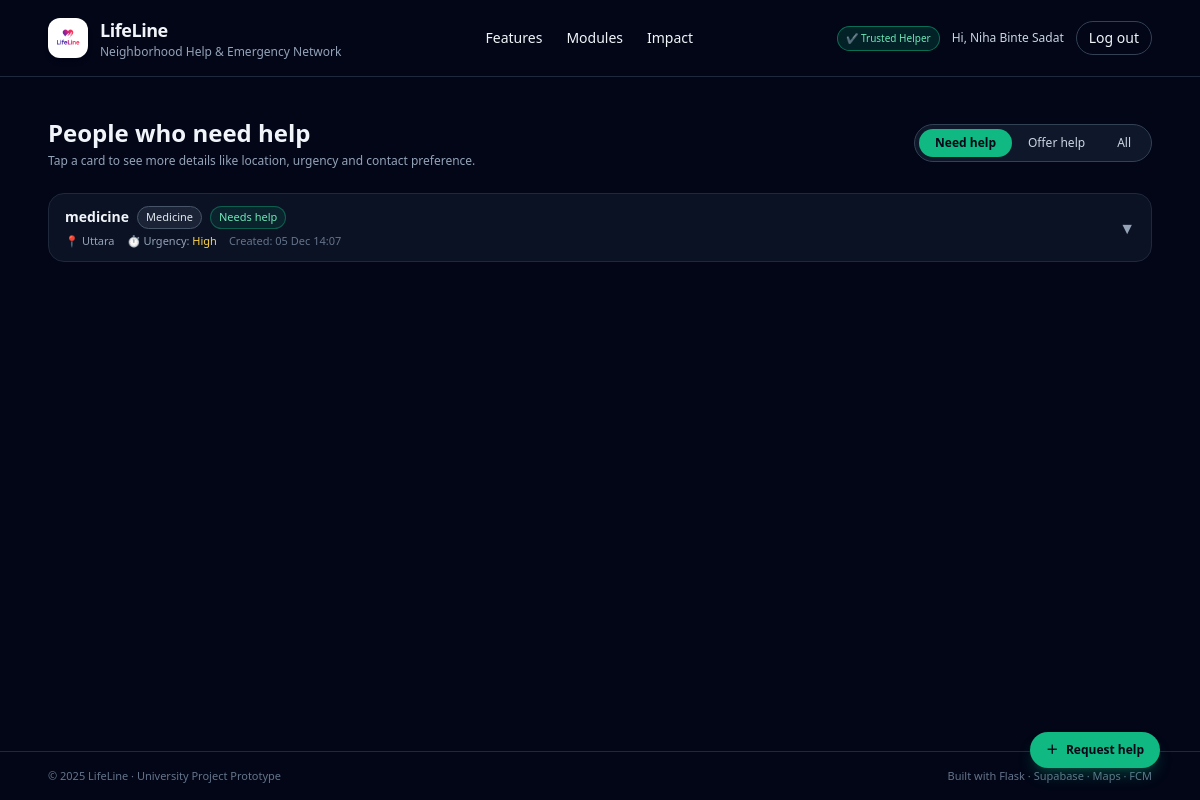
/requests (signed in), run on the app's committed database.
### app.py (models this page shows, shortened)
class User(db.Model):
    id = db.Column(db.Integer, primary_key=True)
    email = db.Column(db.String(255), unique=True, nullable=False)
    name = db.Column(db.String(120), nullable=False)
    password_hash = db.Column(db.String(255), nullable=True)
    is_trusted_helper = db.Column(db.Boolean, default=False)
    govt_id_number = db.Column(db.String(50), nullable=True)
    firebase_uid = db.Column(db.String(255), unique=True, nullable=True)
    otp_code = db.Column(db.String(6), nullable=True)
    otp_expires_at = db.Column(db.DateTime, nullable=True)
    id_verification_status = db.Column(db.String(20), default="none")  # none/pending/approved/rejected
    id_document_note = db.Column(db.String(255), nullable=True)

class Request(db.Model):
    __tablename__ = "requests"
    id = db.Column(db.Integer, primary_key=True)
    user_id = db.Column(db.Integer, db.ForeignKey("user.id"), nullable=False)
    title = db.Column(db.String(255), nullable=False)
    category = db.Column(db.String(50), nullable=False)  # medicine, food, tutoring, repair, ride, ...
    description = db.Column(db.Text, nullable=True)
    lat = db.Column(db.Float, nullable=True)
    lng = db.Column(db.Float, nullable=True)
    area = db.Column(db.String(150), nullable=True)         # e.g. Mohammadpur, Iqbal Road
    landmark = db.Column(db.String(150), nullable=True)     # nearest mosque / school
    urgency = db.Column(db.String(50), nullable=True)       # low / normal / high / emergency
    time_window = db.Column(db.String(50), nullable=True)   # anytime_today / this_week / ...
    contact_method = db.Column(db.String(50), nullable=True)  # lifeline_chat / phone / ...
    contact_info = db.Column(db.String(100), nullable=True)   # phone / WhatsApp etc.
    is_offer = db.Column(db.Boolean, default=False)        # false = Need Help, true = Offering Help
    radius_pref = db.Column(db.String(50), nullable=True)  # e.g. "2" (km)
    frequency = db.Column(db.String(50), nullable=True)    # one_time / few_times_week / daily
    image_url = db.Column(db.String(300), nullable=True)
    created_at = db.Column(db.DateTime, default=datetime.utcnow, nullable=False)
    expires_at = db.Column(db.DateTime, nullable=False)
    status = db.Column(db.String(20), default="open")  # open / claimed / closed
    user = db.relationship("User", backref="requests")

### app.py (the view)
@app.route("/requests")
@login_required
def list_requests():
    now = datetime.utcnow()
    mode = request.args.get("mode", "need")  # default: show need-help posts
    q = Request.query.filter(
        Request.expires_at > now,
        Request.status == "open",
    )
    if mode == "offer":
        q = q.filter(Request.is_offer == True)  # noqa: E712
    elif mode == "need":
        q = q.filter(Request.is_offer == False)  # noqa: E712
    requests_list = q.order_by(Request.created_at.desc()).all()
    return render_template(
        "list_requests.html",
        requests=requests_list,
        mode=mode,
    )

### app.py (called while the page is built)
def current_user():
    if "user_id" in session:
        return User.query.get(session["user_id"])
    return None

def login_required(view_func):
    from functools import wraps
    @wraps(view_func)
    def wrapper(*args, **kwargs):
        if "user_id" not in session:
            next_url = request.path
            return redirect(url_for("login", next=next_url))
        return view_func(*args, **kwargs)
    return wrapper

@app.context_processor
def inject_user():
    translation_enabled = False
    if globals().get('gcloud_translate_client'):
        translation_enabled = True
    elif globals().get('gt_translator'):
        translation_enabled = True
    return dict(current_user=current_user(), translation_enabled=translation_enabled)

### templates/list_requests.html (shortened to what this page needs)
{% extends "base.html" %}
{% block content %}
<div class="w-full max-w-6xl mx-auto px-6 py-10">
  <div class="flex flex-col md:flex-row md:items-center md:justify-between gap-4 mb-6">
    <div>
      <h2 class="text-2xl font-bold text-slate-100">
        {% if mode == 'offer' %}
          People offering help nearby
        {% elif mode == 'all' %}
          All open requests
        {% else %}
          People who need help
        {% endif %}
      </h2>
      <p class="text-xs text-slate-400 mt-1">
        Tap a card to see more details like location, urgency and contact preference.
      </p>
    </div>
    <div class="inline-flex rounded-full bg-slate-900 border border-slate-700 p-1 text-xs">
      <a href="{{ url_for('list_requests', mode='need') }}"
         class="px-4 py-1.5 rounded-full transition
         {% if mode == 'need' %}bg-emerald-500 text-slate-950 font-semibold{% else %}text-slate-300 hover:bg-slate-800{% endif %}">
        Need help
      </a>
      <a href="{{ url_for('list_requests', mode='offer') }}"
         class="px-4 py-1.5 rounded-full transition
         {% if mode == 'offer' %}bg-sky-500 text-slate-950 font-semibold{% else %}text-slate-300 hover:bg-slate-800{% endif %}">
        Offer help
      </a>
      <a href="{{ url_for('list_requests', mode='all') }}"
         class="px-4 py-1.5 rounded-full transition
         {% if mode == 'all' %}bg-slate-200 text-slate-900 font-semibold{% else %}text-slate-300 hover:bg-slate-800{% endif %}">
        All
      </a>
    </div>
  </div>
  {% if requests %}
  <div class="space-y-3">
    {% for r in requests %}
    <div class="rounded-2xl border border-slate-800 bg-slate-900/70 overflow-hidden">
      <button type="button"
              class="w-full flex items-center justify-between px-4 py-3 text-left hover:bg-slate-900/90 transition"
              onclick="toggleDetails('{{ r.id }}')">
        <div class="flex-1 min-w-0">
          <div class="flex flex-wrap items-center gap-2">
            <p class="font-semibold text-sm text-slate-100 truncate">
              {{ r.title }}
            </p>
            <span class="text-[11px] px-2 py-0.5 rounded-full
                         border border-slate-600 text-slate-200 bg-slate-800/80">
              {{ r.category|capitalize }}
            </span>
            {% if r.is_offer %}
            <span class="text-[11px] px-2 py-0.5 rounded-full bg-sky-500/10 text-sky-300 border border-sky-500/40">
              Offer help
            </span>
            {% else %}
            <span class="text-[11px] px-2 py-0.5 rounded-full bg-emerald-500/10 text-emerald-300 border border-emerald-500/40">
              Needs help
            </span>
            {% endif %}
          </div>
          <div class="mt-1 flex flex-wrap items-center gap-x-3 gap-y-1 text-[11px] text-slate-400">
            {% if r.area %}
            <span>📍 {{ r.area }}</span>
            {% endif %}
            {% if r.urgency %}
            <span>
              ⏱️ Urgency:
              <span class="
                {% if r.urgency == 'emergency' %}text-rose-400{% elif r.urgency == 'high' %}text-amber-300
                {% elif r.urgency == 'normal' %}text-sky-300{% else %}text-emerald-300{% endif %}">
                {{ r.urgency|capitalize }}
              </span>
            </span>
            {% endif %}
            <span class="text-slate-500">
              Created: {{ r.created_at.strftime('%d %b %H:%M') }}
            </span>
          </div>
        </div>
        <div class="ml-3">
          <span id="icon-{{ r.id }}" data-icon
                class="inline-block transition-transform duration-150 text-slate-400">
            ▼
          </span>
        </div>
      </button>
    </div>
    {% endfor %}
  </div>
  {% else %}
  <div class="mt-10 text-center text-sm text-slate-400">
    No open requests found in this category yet.
  </div>
  {% endif %}
</div>
{% if mode == 'offer' %}
  {% set fab_label = "Offer help" %}
  {% set fab_href = url_for('can_help') %}
{% else %}
  {% set fab_label = "Request help" %}
  {% set fab_href = url_for('need_help') %}
{% endif %}
<a href="{{ fab_href }}"
   class="fixed bottom-6 right-6 md:bottom-8 md:right-10 z-20 inline-flex items-center gap-2
          px-4 py-2.5 rounded-full shadow-lg shadow-emerald-500/25
          bg-emerald-500 hover:bg-emerald-400 text-slate-950 text-xs font-semibold transition">
  <span>＋</span>
  <span>{{ fab_label }}</span>
</a>
{% endblock %}

### templates/base.html (shortened to what this page needs)
<!DOCTYPE html>
<html lang="en">
  <head>
    <script src="https://cdn.tailwindcss.com"></script>
    <link
      rel="stylesheet"
      href="{{ url_for('static', filename='css/main.css') }}"
    />
  </head>
  <body class="bg-slate-950 text-slate-100 min-h-screen flex flex-col">
    <header class="w-full border-b border-slate-800">
      <nav class="w-full px-6 md:px-12 py-4 flex items-center justify-between">
        <a
          href="{{ url_for('home') }}"
          class="flex items-center gap-3 hover:opacity-80 transition"
        >
          <div
            class="h-10 w-10 rounded-xl bg-white flex items-center justify-center shadow-md"
          >
            <img
              src="{{ url_for('static', filename='images/lifeline_logo.png') }}"
              alt="LifeLine Logo"
              class="h-8 w-8 object-contain"
            />
          </div>
          <div>
            <h1 class="text-lg font-semibold tracking-tight">LifeLine</h1>
            <p class="text-xs text-slate-400">
              Neighborhood Help & Emergency Network
            </p>
          </div>
        </a>
        <div class="hidden md:flex items-center gap-6 text-sm">
          <a href="#features" class="hover:text-emerald-300 transition"
            >Features</a
          >
          <a href="#modules" class="hover:text-emerald-300 transition"
            >Modules</a
          >
          <a href="#impact" class="hover:text-emerald-300 transition">Impact</a>
        </div>
        <div class="flex items-center gap-3">
          {% if session.get('user_id') %}  {% if session.get('is_trusted_helper') %}
          <span
            class="text-[10px] px-2 py-1 rounded-full bg-emerald-600/20 text-emerald-300 border border-emerald-500/50 hidden md:inline"
          >
            ✔ Trusted Helper
          </span>
          {% endif %}
          <span class="hidden md:inline text-xs text-slate-300">
            Hi, {{ session.get('user_name') }}
          </span>
          <a
            href="{{ url_for('logout') }}"
            class="text-xs md:text-sm px-3 py-1.5 rounded-full border border-slate-700 hover:border-rose-400 hover:text-rose-300 transition"
          >
            Log out
          </a>
          {% endif %}
        </div>
      </nav>
    </header>
    <main class="flex-1 w-full">{% block content %}{% endblock %}</main>
    <footer class="border-t border-slate-800">
      <div
        class="w-full px-6 md:px-12 py-4 flex flex-col md:flex-row justify-between items-center gap-2 text-[11px] text-slate-500"
      >
        <p>© 2025 LifeLine · University Project Prototype</p>
        <p>Built with Flask · Supabase · Maps · FCM</p>
      </div>
    </footer>
  </body>
</html>

### static/css/main.css (style rules this page uses)
body { -webkit-font-smoothing: antialiased; }

### data on the page
User: get "Niha Binte Sadat"
Request: title "medicine", category "Medicine", is_offer "Needs help", area "Uttara", urgency "High", created_at "05 Dec 14:07"

### other printed values
{{ fab_label }} "Request help"
